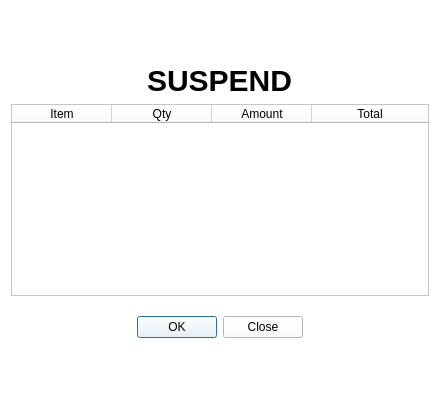
<?xml version="1.0" encoding="UTF-8"?>
<ui version="4.0">
 <class>Dialog</class>
 <widget class="QDialog" name="Dialog">
  <property name="geometry">
   <rect>
    <x>0</x>
    <y>0</y>
    <width>440</width>
    <height>416</height>
   </rect>
  </property>
  <property name="sizePolicy">
   <sizepolicy hsizetype="Expanding" vsizetype="Expanding">
    <horstretch>0</horstretch>
    <verstretch>0</verstretch>
   </sizepolicy>
  </property>
  <property name="windowTitle">
   <string>Dialog</string>
  </property>
  <property name="styleSheet">
   <string notr="true">background-color:white;</string>
  </property>
  <layout class="QVBoxLayout" name="verticalLayout">
   <item>
    <spacer name="verticalSpacer_2">
     <property name="orientation">
      <enum>Qt::Orientation::Vertical</enum>
     </property>
     <property name="sizeHint" stdset="0">
      <size>
       <width>20</width>
       <height>40</height>
      </size>
     </property>
    </spacer>
   </item>
   <item alignment="Qt::AlignmentFlag::AlignHCenter">
    <widget class="QLabel" name="label">
     <property name="styleSheet">
      <string notr="true">color:black;
font-size:30px;
font-weight:bold;</string>
     </property>
     <property name="text">
      <string>SUSPEND</string>
     </property>
    </widget>
   </item>
   <item>
    <widget class="QTableWidget" name="tableWidget">
     <property name="styleSheet">
      <string notr="true">color:black;
background-color:white;</string>
     </property>
     <attribute name="horizontalHeaderStretchLastSection">
      <bool>true</bool>
     </attribute>
     <column>
      <property name="text">
       <string>Item</string>
      </property>
     </column>
     <column>
      <property name="text">
       <string>Qty</string>
      </property>
     </column>
     <column>
      <property name="text">
       <string>Amount</string>
      </property>
     </column>
     <column>
      <property name="text">
       <string>Total</string>
      </property>
     </column>
    </widget>
   </item>
   <item alignment="Qt::AlignmentFlag::AlignHCenter">
    <widget class="QDialogButtonBox" name="buttonBox">
     <property name="sizePolicy">
      <sizepolicy hsizetype="Expanding" vsizetype="Expanding">
       <horstretch>0</horstretch>
       <verstretch>0</verstretch>
      </sizepolicy>
     </property>
     <property name="cursor">
      <cursorShape>PointingHandCursor</cursorShape>
     </property>
     <property name="styleSheet">
      <string notr="true">color:black;
background-color:white;
</string>
     </property>
     <property name="orientation">
      <enum>Qt::Orientation::Horizontal</enum>
     </property>
     <property name="standardButtons">
      <set>QDialogButtonBox::StandardButton::Close|QDialogButtonBox::StandardButton::Ok</set>
     </property>
     <property name="centerButtons">
      <bool>true</bool>
     </property>
    </widget>
   </item>
   <item>
    <spacer name="verticalSpacer">
     <property name="orientation">
      <enum>Qt::Orientation::Vertical</enum>
     </property>
     <property name="sizeHint" stdset="0">
      <size>
       <width>20</width>
       <height>40</height>
      </size>
     </property>
    </spacer>
   </item>
  </layout>
 </widget>
 <resources/>
 <connections>
  <connection>
   <sender>buttonBox</sender>
   <signal>accepted()</signal>
   <receiver>Dialog</receiver>
   <slot>accept()</slot>
   <hints>
    <hint type="sourcelabel">
     <x>248</x>
     <y>254</y>
    </hint>
    <hint type="destinationlabel">
     <x>157</x>
     <y>274</y>
    </hint>
   </hints>
  </connection>
  <connection>
   <sender>buttonBox</sender>
   <signal>rejected()</signal>
   <receiver>Dialog</receiver>
   <slot>reject()</slot>
   <hints>
    <hint type="sourcelabel">
     <x>316</x>
     <y>260</y>
    </hint>
    <hint type="destinationlabel">
     <x>286</x>
     <y>274</y>
    </hint>
   </hints>
  </connection>
 </connections>
</ui>
